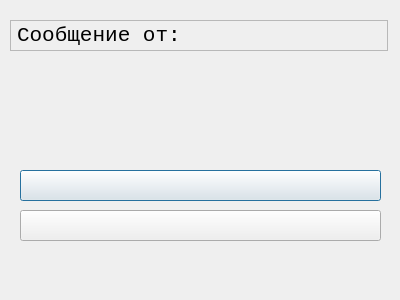
<?xml version="1.0" encoding="UTF-8"?>
<ui version="4.0">
 <class>Dialog</class>
 <widget class="QDialog" name="Dialog">
  <property name="geometry">
   <rect>
    <x>0</x>
    <y>0</y>
    <width>400</width>
    <height>300</height>
   </rect>
  </property>
  <property name="minimumSize">
   <size>
    <width>400</width>
    <height>300</height>
   </size>
  </property>
  <property name="maximumSize">
   <size>
    <width>400</width>
    <height>300</height>
   </size>
  </property>
  <property name="windowTitle">
   <string>text_window</string>
  </property>
  <widget class="QLabel" name="bg">
   <property name="geometry">
    <rect>
     <x>-1</x>
     <y>0</y>
     <width>400</width>
     <height>300</height>
    </rect>
   </property>
   <property name="autoFillBackground">
    <bool>false</bool>
   </property>
   <property name="text">
    <string/>
   </property>
   <property name="pixmap">
    <pixmap>textures/mini-window.png</pixmap>
   </property>
   <property name="scaledContents">
    <bool>true</bool>
   </property>
  </widget>
  <widget class="QLabel" name="msg_from">
   <property name="geometry">
    <rect>
     <x>10</x>
     <y>20</y>
     <width>378</width>
     <height>31</height>
    </rect>
   </property>
   <property name="font">
    <font>
     <family>Courier New</family>
     <pointsize>16</pointsize>
     <bold>false</bold>
     <underline>false</underline>
    </font>
   </property>
   <property name="mouseTracking">
    <bool>false</bool>
   </property>
   <property name="tabletTracking">
    <bool>false</bool>
   </property>
   <property name="frameShape">
    <enum>QFrame::Shape::StyledPanel</enum>
   </property>
   <property name="frameShadow">
    <enum>QFrame::Shadow::Plain</enum>
   </property>
   <property name="lineWidth">
    <number>1</number>
   </property>
   <property name="midLineWidth">
    <number>0</number>
   </property>
   <property name="text">
    <string>Сообщение от:</string>
   </property>
   <property name="wordWrap">
    <bool>false</bool>
   </property>
  </widget>
  <widget class="QLabel" name="msg">
   <property name="geometry">
    <rect>
     <x>10</x>
     <y>60</y>
     <width>371</width>
     <height>181</height>
    </rect>
   </property>
   <property name="font">
    <font>
     <family>Courier New</family>
     <pointsize>16</pointsize>
    </font>
   </property>
   <property name="frameShape">
    <enum>QFrame::Shape::NoFrame</enum>
   </property>
   <property name="frameShadow">
    <enum>QFrame::Shadow::Sunken</enum>
   </property>
   <property name="text">
    <string/>
   </property>
   <property name="scaledContents">
    <bool>false</bool>
   </property>
   <property name="alignment">
    <set>Qt::AlignmentFlag::AlignLeading|Qt::AlignmentFlag::AlignLeft|Qt::AlignmentFlag::AlignTop</set>
   </property>
   <property name="wordWrap">
    <bool>true</bool>
   </property>
  </widget>
  <widget class="QPushButton" name="btn_ans_1">
   <property name="geometry">
    <rect>
     <x>20</x>
     <y>170</y>
     <width>361</width>
     <height>31</height>
    </rect>
   </property>
   <property name="text">
    <string/>
   </property>
  </widget>
  <widget class="QPushButton" name="btn_ans_2">
   <property name="geometry">
    <rect>
     <x>20</x>
     <y>210</y>
     <width>361</width>
     <height>31</height>
    </rect>
   </property>
   <property name="text">
    <string/>
   </property>
  </widget>
 </widget>
 <resources/>
 <connections/>
</ui>
